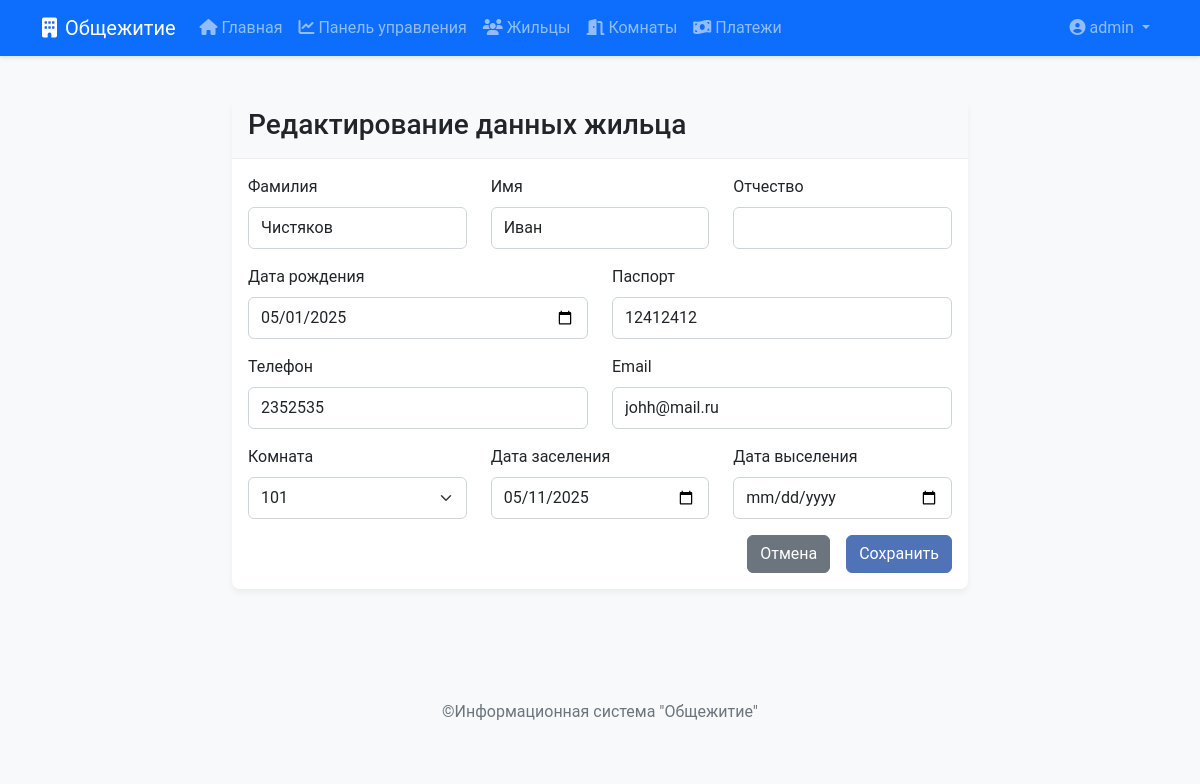
Screenshot of /residents/edit/1 (signed in) with the database file from the repository.
### app/models.py (models this page shows, shortened)
class User(UserMixin, db.Model):
    id = db.Column(db.Integer, primary_key=True)
    username = db.Column(db.String(64), unique=True, index=True)
    email = db.Column(db.String(120), unique=True, index=True)
    password_hash = db.Column(db.String(128))
    is_admin = db.Column(db.Boolean, default=False)

class Resident(db.Model):
    id = db.Column(db.Integer, primary_key=True)
    first_name = db.Column(db.String(64))
    last_name = db.Column(db.String(64))
    middle_name = db.Column(db.String(64))
    birth_date = db.Column(db.Date)
    passport = db.Column(db.String(20), unique=True)
    phone = db.Column(db.String(20))
    email = db.Column(db.String(120))
    check_in_date = db.Column(db.Date, default=datetime.utcnow)
    check_out_date = db.Column(db.Date)
    room_id = db.Column(db.Integer, db.ForeignKey('room.id'))
    payments = db.relationship('Payment', backref='resident', lazy='dynamic')

### app/routes/residents.py (the view, shortened to what this page needs)
@residents_bp.route('/edit/<int:id>', methods=['GET', 'POST'])
@login_required
def edit(id):
    resident = Resident.query.get_or_404(id)
    form = ResidentForm(obj=resident)
    return render_template('residents/edit.html', title='Редактировать жильца', form=form)

### app/forms.py
class ResidentForm(FlaskForm):
    first_name = StringField('Имя', validators=[DataRequired()])
    last_name = StringField('Фамилия', validators=[DataRequired()])
    middle_name = StringField('Отчество')
    birth_date = DateField('Дата рождения', validators=[DataRequired()])
    passport = StringField('Паспорт', validators=[DataRequired()])
    phone = StringField('Телефон', validators=[DataRequired()])
    email = StringField('Email', validators=[Email()])
    check_in_date = DateField('Дата заселения', validators=[DataRequired()])
    check_out_date = DateField('Дата выселения', validators=[Optional()])
    room_id = SelectField('Комната', coerce=int, validators=[DataRequired()])
    submit = SubmitField('Сохранить')
    def __init__(self, *args, **kwargs):
        super(ResidentForm, self).__init__(*args, **kwargs)
        self.room_id.choices = [(room.id, room.number) for room in Room.query.filter_by(is_active=True).all()]

### app.py (called while the page is built)
@app.context_processor
def inject_dates():
    return {
        'today': datetime.today().date(),
        'yesterday': (datetime.today() - timedelta(days=1)).date()
    }

### app/models.py (called while the page is built)
@login_manager.user_loader
def load_user(user_id):
    return User.query.get(int(user_id))

### templates/residents/edit.html (shortened to what this page needs)
{% extends "base.html" %}
{% block content %}
<div class="row justify-content-center">
    <div class="col-md-8">
        <div class="card">
            <div class="card-header">
                <h3>Редактирование данных жильца</h3>
            </div>
            <div class="card-body">
                <form action="" method="post">
                    <div class="row mb-3">
                        <div class="col-md-4">
                            {{ form.last_name.label(class="form-label") }}
                            {{ form.last_name(class="form-control") }}
                        </div>
                        <div class="col-md-4">
                            {{ form.first_name.label(class="form-label") }}
                            {{ form.first_name(class="form-control") }}
                        </div>
                        <div class="col-md-4">
                            {{ form.middle_name.label(class="form-label") }}
                            {{ form.middle_name(class="form-control") }}
                        </div>
                    </div>
                    <div class="row mb-3">
                        <div class="col-md-6">
                            {{ form.birth_date.label(class="form-label") }}
                            {{ form.birth_date(class="form-control", type="date") }}
                        </div>
                        <div class="col-md-6">
                            {{ form.passport.label(class="form-label") }}
                            {{ form.passport(class="form-control") }}
                        </div>
                    </div>
                    <div class="row mb-3">
                        <div class="col-md-6">
                            {{ form.phone.label(class="form-label") }}
                            {{ form.phone(class="form-control") }}
                        </div>
                        <div class="col-md-6">
                            {{ form.email.label(class="form-label") }}
                            {{ form.email(class="form-control") }}
                        </div>
                    </div>
                    <div class="row mb-3">
                        <div class="col-md-4">
                            {{ form.room_id.label(class="form-label") }}
                            {{ form.room_id(class="form-select") }}
                        </div>
                        <div class="col-md-4">
                            {{ form.check_in_date.label(class="form-label") }}
                            {{ form.check_in_date(class="form-control", type="date") }}
                        </div>
                        <div class="col-md-4">
                            {{ form.check_out_date.label(class="form-label") }}
                            {{ form.check_out_date(class="form-control", type="date") }}
                        </div>
                    </div>
                    <div class="d-grid gap-2 d-md-flex justify-content-md-end">
                        <a href="{{ url_for('residents.index') }}" class="btn btn-secondary me-md-2">Отмена</a>
                        {{ form.submit(class="btn btn-primary") }}
                    </div>
                </form>
            </div>
        </div>
    </div>
</div>
{% endblock %}

### templates/base.html (shortened to what this page needs)
<!DOCTYPE html>
<html lang="ru">
<head>
    <link rel="stylesheet" href="https://cdn.jsdelivr.net/npm/bootstrap@5.2.3/dist/css/bootstrap.min.css">
    <link rel="stylesheet" href="https://cdnjs.cloudflare.com/ajax/libs/font-awesome/6.4.0/css/all.min.css">
    <link rel="stylesheet" href="{{ url_for('static', filename='css/style.css') }}">
</head>
<body>
    <nav class="navbar navbar-expand-lg navbar-dark bg-primary">
        <div class="container">
            <a class="navbar-brand" href="{{ url_for('main.index') }}">
                <i class="fas fa-building me-2"></i>Общежитие
            </a>
            <div class="collapse navbar-collapse" id="navbarNav">
                <ul class="navbar-nav">
                    <li class="nav-item">
                        <a class="nav-link" href="{{ url_for('main.index') }}">
                            <i class="fas fa-home me-1"></i>Главная
                        </a>
                    </li>
                    {% if current_user.is_authenticated %}
                    <li class="nav-item">
                        <a class="nav-link" href="{{ url_for('main.dashboard') }}">
                            <i class="fas fa-chart-line me-1"></i>Панель управления
                        </a>
                    </li>
                    <li class="nav-item">
                        <a class="nav-link" href="{{ url_for('residents.index') }}">
                            <i class="fas fa-users me-1"></i>Жильцы
                        </a>
                    </li>
                    <li class="nav-item">
                        <a class="nav-link" href="{{ url_for('rooms.index') }}">
                            <i class="fas fa-door-open me-1"></i>Комнаты
                        </a>
                    </li>
                    <li class="nav-item">
                        <a class="nav-link" href="{{ url_for('payments.index') }}">
                            <i class="fas fa-money-bill-wave me-1"></i>Платежи
                        </a>
                    </li>
                    {% endif %}
                </ul>
                <ul class="navbar-nav ms-auto">
                    {% if current_user.is_authenticated %}
                    <li class="nav-item dropdown">
                        <a class="nav-link dropdown-toggle" href="#" id="navbarDropdown" role="button" data-bs-toggle="dropdown">
                            <i class="fas fa-user-circle me-1"></i>{{ current_user.username }}
                        </a>
                    </li>
                    {% endif %}
                </ul>
            </div>
        </div>
    </nav>
    <div class="container mt-4">
        {% block content %}{% endblock %}
    </div>
    <footer class="py-3 my-4 bg-light mt-auto">
        <div class="container">
            <p class="text-center text-muted">©Информационная система "Общежитие"</p>
        </div>
    </footer>
</body>
</html>

### static/css/style.css (style rules this page uses)
body { font-family: 'Roboto', 'Arial', sans-serif; display: flex; flex-direction: column; min-height: 100vh; background-color: #f8f9fa; padding-bottom: 20px; }
.navbar { margin-bottom: 20px; box-shadow: 0 2px 4px rgba(0,0,0,.1); }
.container { flex: 1; }
.card { border: none; margin-bottom: 20px; box-shadow: 0 4px 6px rgba(0,0,0,.05); transition: transform 0.3s ease, box-shadow 0.3s ease; border-radius: 0.5rem; overflow: hidden; }
.card-header { background-color: #f8f9fa; border-bottom: 1px solid #eee; font-weight: bold; }
.btn-primary { background-color: #5073b8; border-color: #5073b8; }
.form-control, .form-select { border-radius: 0.375rem; border: 1px solid #ced4da; padding: 0.5rem 0.75rem; }

### rows the page displays
User: username "admin"
Resident: last_name "Чистяков", first_name "Иван", birth_date "05/01/2025", passport "12412412", phone "2352535", email "johh@mail.ru", room_id "101", check_in_date "05/11/2025"
